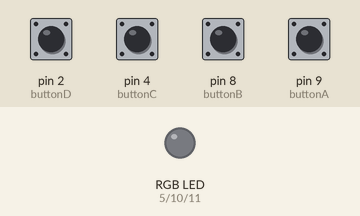
Bench run of a sketch on a simulated Arduino Uno, built with avr-gcc and run on an emulated ATmega328P. Parts: an RGB LED mixed from three pins (HIGH = lit). Inputs (shaded band) come from the test bench; at power-on: pin 2 (buttonD), pin 4 (buttonC), pin 8 (buttonB), pin 9 (buttonA) HIGH.

Above: at 1.2 s.
1.3 s: pin 4 (buttonC) pulled LOW for 0.15 s
At 2.5 s:
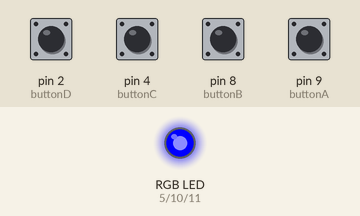
2.9 s: pin 8 (buttonB) pulled LOW for 0.15 s
At 3.7 s:
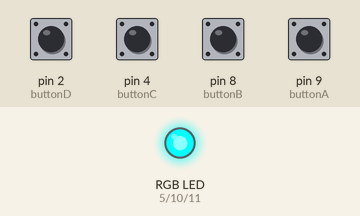
4.5 s: pin 9 (buttonA) pulled LOW for 0.15 s
At 4.9 s:
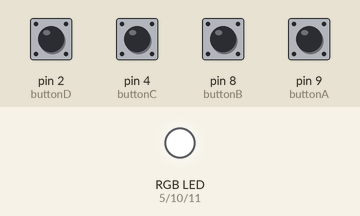
6.1 s: pin 2 (buttonD) pulled LOW for 0.15 s
At 7.3 s:
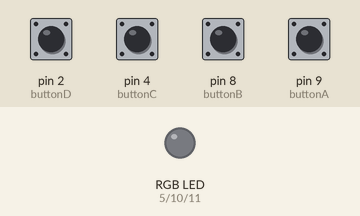
7.7 s: pin 8 (buttonB) pulled LOW for 1 s
At 8.6 s:
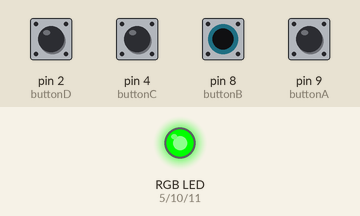
10.2 s: pin 9 (buttonA) pulled LOW for 1 s
At 10.5 s:
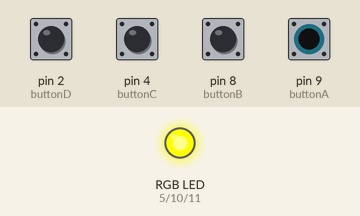
Timing chart, 0 to 13.2 s (numbered marks = the images above; inputs shaded):
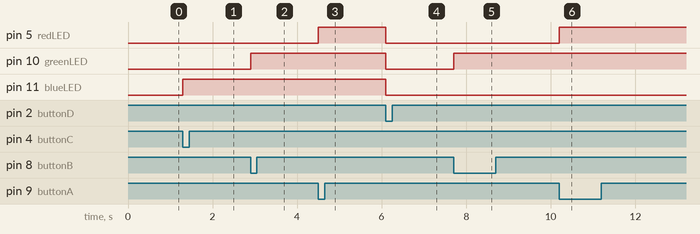

The sketch:

CCF_Digital_Input_RGB_LED.ino
```cpp
// Attempt to combine digital input principles and RGB LED
// Each color LED refers to that color component of the RGB LED
int redLED = 5;
int greenLED = 10;
int blueLED = 11;

// Buttons: A is red, B is green, C is blue, and D of off
int buttonA = 9;
int buttonB = 8;
int buttonC = 4;
int buttonD = 2;

byte leds = 0;

void setup()
{
  pinMode(redLED, OUTPUT);
  pinMode(greenLED, OUTPUT);
  pinMode(blueLED, OUTPUT);
  pinMode(buttonA, INPUT_PULLUP);
  pinMode(buttonB, INPUT_PULLUP);
  pinMode(buttonC, INPUT_PULLUP);
  pinMode(buttonD, INPUT_PULLUP);
}

void loop()
{
  if (digitalRead(buttonA) == LOW)
  {
    digitalWrite(redLED, HIGH);
  }
  if (digitalRead(buttonB) == LOW)
  {
    digitalWrite(greenLED, HIGH);
  }
  if (digitalRead(buttonC) == LOW)
  {
    digitalWrite(blueLED, HIGH);
    }
  if (digitalRead(buttonD) == LOW)
  {
    digitalWrite(redLED, LOW);
    digitalWrite(greenLED, LOW);
    digitalWrite(blueLED, LOW);
    }
}
```

Measured:
- after the input at 1.3 s, pin 11 (blueLED): LOW → HIGH at once
- after the input at 2.9 s, pin 10 (greenLED): LOW → HIGH at once
- after the input at 4.5 s, pin 5 (redLED): LOW → HIGH at once
- after the input at 6.1 s, pin 5 (redLED), pin 10 (greenLED), pin 11 (blueLED): HIGH → LOW at once
- after the input at 7.7 s, pin 10 (greenLED): LOW → HIGH at once
- after the input at 10.2 s, pin 5 (redLED): LOW → HIGH at once
